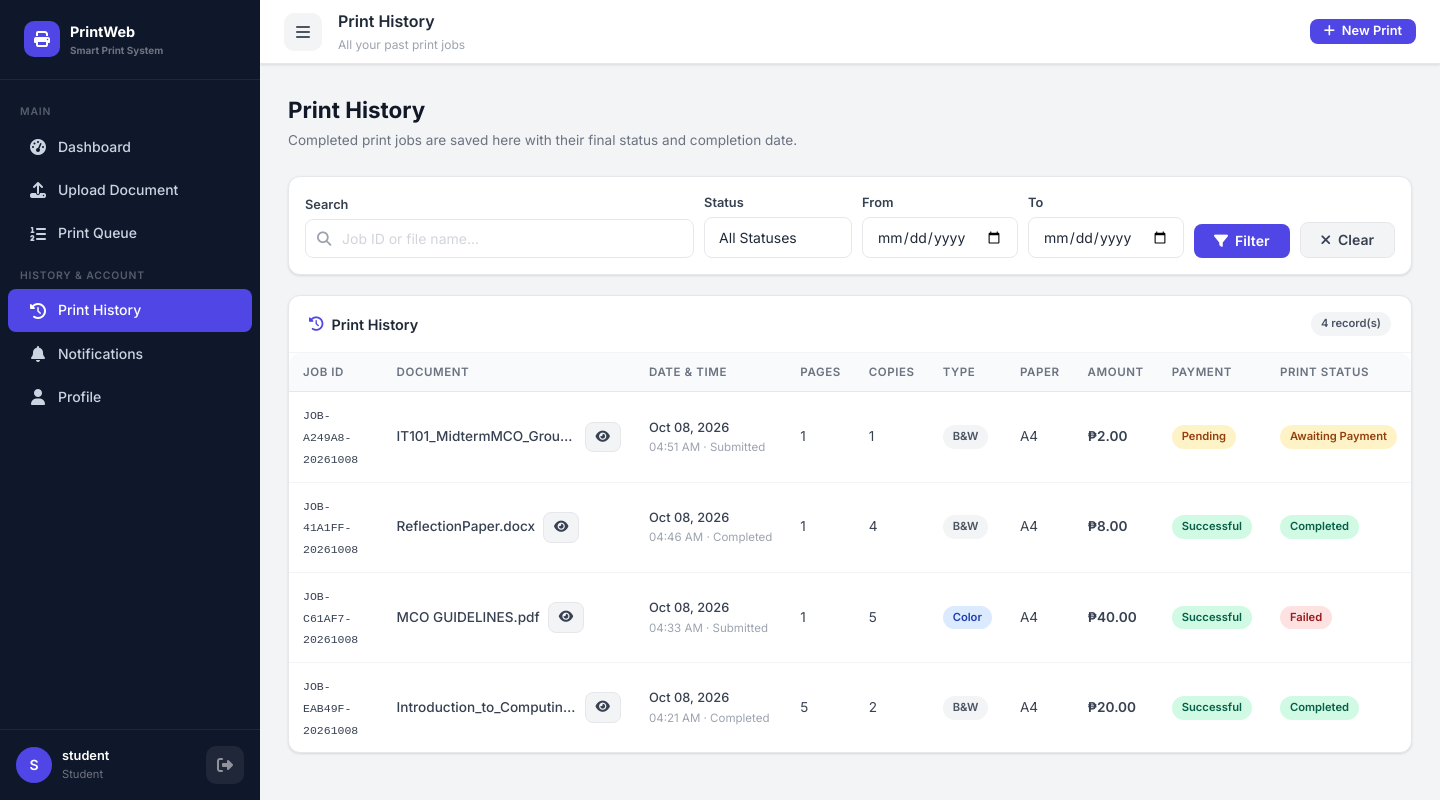
Screenshot of /user/history.php (signed in) with the database file from the repository.
### tables this page shows
CREATE TABLE `print_jobs` (
  `id` int(11) NOT NULL,
  `job_id` varchar(20) NOT NULL,
  `user_id` int(11) NOT NULL,
  `file_name` varchar(255) NOT NULL,
  `original_file_name` varchar(255) NOT NULL,
  `file_path` varchar(500) NOT NULL,
  `file_size` bigint(20) NOT NULL DEFAULT 0,
  `total_pages` int(11) NOT NULL DEFAULT 1,
  `copies` int(11) NOT NULL DEFAULT 1,
  `print_type` enum('bw','color') NOT NULL DEFAULT 'bw',
  `paper_size` enum('A4','Letter','Legal') NOT NULL DEFAULT 'A4',
  `pages_to_print` varchar(255) NOT NULL DEFAULT 'all' COMMENT 'all or page range like 1-5,7,9',
  `selected_pages_count` int(11) NOT NULL DEFAULT 0,
  `price_per_page` decimal(10,2) NOT NULL DEFAULT 0.00,
  `total_cost` decimal(10,2) NOT NULL DEFAULT 0.00,
  `payment_status` enum('pending','processing','successful','failed','cancelled') NOT NULL DEFAULT 'pending',
  `print_status` enum('draft','awaiting_payment','queued','waiting','printing','completed','failed','cancelled') NOT NULL DEFAULT 'draft',
  `printer_id` int(11) DEFAULT NULL,
  `queue_number` int(11) DEFAULT NULL,
  `current_page` int(11) NOT NULL DEFAULT 0,
  `error_message` text DEFAULT NULL,
  `notes` text DEFAULT NULL,
  `submitted_at` datetime DEFAULT NULL,
  `payment_at` datetime DEFAULT NULL,
  `queued_at` datetime DEFAULT NULL,
  `printing_started_at` datetime DEFAULT NULL,
  `completed_at` datetime DEFAULT NULL,
  `created_at` datetime NOT NULL DEFAULT current_timestamp(),
  `updated_at` datetime NOT NULL DEFAULT current_timestamp() ON UPDATE current_timestamp()
);

### user/history.php (the view, shortened to what this page needs)
<?php
require_once __DIR__ . '/../config/config.php';
require_once __DIR__ . '/../includes/functions.php';
$searchQuery   = trim($_GET['q'] ?? '');
$dateFrom      = $_GET['from'] ?? '';
$dateTo        = $_GET['to'] ?? '';
$page          = max(1, (int)($_GET['page'] ?? 1));
$perPage       = 15;
$where  = ['pj.user_id = ?'];
$params = [$_SESSION['user_id']];
$whereStr = 'WHERE ' . implode(' AND ', $where);
$countStmt = $pdo->prepare("SELECT COUNT(*) FROM print_jobs pj {$whereStr}");
$countStmt->execute($params);
$total = (int)$countStmt->fetchColumn();
$offset = ($page - 1) * $perPage;
$params[] = $perPage;
$params[] = $offset;
$stmt = $pdo->prepare("
    SELECT pj.*, p.printer_name, pay.payment_id, pay.payment_method,
           COALESCE(pj.completed_at, pj.created_at) AS history_date
    FROM print_jobs pj
    LEFT JOIN printers p ON pj.printer_id = p.id
    LEFT JOIN (
        SELECT payment.job_id, payment.payment_id, payment.payment_method
        FROM payments payment
        INNER JOIN (
            SELECT job_id, MAX(id) AS latest_id
            FROM payments
            WHERE payment_status = 'successful'
            GROUP BY job_id
        ) latest_payment ON latest_payment.latest_id = payment.id
    ) pay ON pay.job_id = pj.id
    {$whereStr}
    ORDER BY COALESCE(pj.completed_at, pj.created_at) DESC, pj.id DESC LIMIT ? OFFSET ?
");
$stmt->execute($params);
$jobs = $stmt->fetchAll();
include __DIR__ . '/../includes/header.php';
?>
<div class="app-wrapper">
<?php include __DIR__ . '/../includes/sidebar_user.php'; ?>
<div class="main-content">
    <div class="topbar">
        <button class="icon-btn" id="sidebarToggle"><i class="fas fa-bars"></i></button>
        <div class="topbar-title">Print History<small>All your past print jobs</small></div>
        <div class="topbar-actions">
            <a href="<?= BASE_URL ?>/user/upload.php" class="btn btn-primary btn-sm"><i class="fas fa-plus"></i> New Print</a>
        </div>
    </div>
    <div class="page-content">
        <div class="page-header">
            <div>
                <h1>Print History</h1>
                <p>Completed print jobs are saved here with their final status and completion date.</p>
            </div>
        </div>
        <div class="card fade-in" style="margin-bottom:20px">
            <div class="card-body" style="padding:16px">
                <form method="GET" style="display:flex;gap:10px;flex-wrap:wrap;align-items:flex-end">
                    <div style="flex:1;min-width:200px">
                        <label class="form-label" style="margin-bottom:4px">Search</label>
                        <div class="search-box" style="min-width:unset">
                            <i class="fas fa-search"></i>
                            <input type="text" name="q" class="form-control" value="<?= h($searchQuery) ?>" placeholder="Job ID or file name...">
                        </div>
                    </div>
                    <div>
                        <label class="form-label" style="margin-bottom:4px">Status</label>
                        <select name="status" class="form-select" style="width:auto">
                            <option value="">All Statuses</option>
                        </select>
                    </div>
                    <div>
                        <label class="form-label" style="margin-bottom:4px">From</label>
                        <input type="date" name="from" class="form-control" value="<?= h($dateFrom) ?>" style="width:auto">
                    </div>
                    <div>
                        <label class="form-label" style="margin-bottom:4px">To</label>
                        <input type="date" name="to" class="form-control" value="<?= h($dateTo) ?>" style="width:auto">
                    </div>
                    <button type="submit" class="btn btn-primary"><i class="fas fa-filter"></i> Filter</button>
                    <a href="<?= BASE_URL ?>/user/history.php" class="btn btn-secondary"><i class="fas fa-times"></i> Clear</a>
                </form>
            </div>
        </div>
        <div class="card fade-in">
            <div class="card-header">
                <div class="card-title"><i class="fas fa-history"></i> Print History</div>
                <span class="badge badge-secondary"><?= $total ?> record(s)</span>
            </div>
            <div class="table-wrapper">
                <?php if (empty($jobs)): ?>
                    <div class="empty-state">
                        <i class="fas fa-history"></i>
                        <h3>No print jobs found</h3>
                        <p>Your print history will appear here.</p>
                    </div>
                <?php else: ?>
                <table>
                    <thead>
                        <tr>
                            <th>Job ID</th>
                            <th>Document</th>
                            <th>Date & Time</th>
                            <th>Pages</th>
                            <th>Copies</th>
                            <th>Type</th>
                            <th>Paper</th>
                            <th>Amount</th>
                            <th>Payment</th>
                            <th>Print Status</th>
                        </tr>
                    </thead>
                    <tbody>
                        <?php foreach ($jobs as $job): ?>
                        <tr>
                            <td><code style="font-size:.72rem"><?= h($job['job_id']) ?></code></td>
                            <td>
                                <div style="display:flex;align-items:center;gap:8px;min-width:0">
                                    <div style="max-width:180px;overflow:hidden;text-overflow:ellipsis;white-space:nowrap;font-weight:500" title="<?= h($job['original_file_name']) ?>">
                                        <?= h($job['original_file_name']) ?>
                                    </div>
                                    <a class="btn btn-secondary btn-sm btn-icon document-view-link"
                                       href="<?= BASE_URL ?>/user/document.php?job=<?= (int)$job['id'] ?>"
                                       target="_blank" rel="noopener"
                                       title="View uploaded document"
                                       aria-label="View uploaded document <?= h($job['original_file_name']) ?>">
                                        <i class="fas fa-eye" aria-hidden="true"></i>
                                    </a>
                                </div>
                            </td>
                            <td style="white-space:nowrap">
                                <div style="font-size:.8rem;font-weight:500"><?= formatDateTime($job['history_date'], 'M d, Y') ?></div>
                                <div style="font-size:.72rem;color:var(--gray-400)"><?= formatDateTime($job['history_date'], 'h:i A') ?><?= $job['completed_at'] ? ' · Completed' : ' · Submitted' ?></div>
                            </td>
                            <td><?= $job['selected_pages_count'] ?></td>
                            <td><?= $job['copies'] ?></td>
                            <td>
                                <?php if ($job['print_type'] === 'color'): ?>
                                    <span class="badge badge-info">Color</span>
                                <?php else: ?>
                                    <span class="badge badge-secondary">B&W</span>
                                <?php endif; ?>
                            </td>
                            <td><?= h($job['paper_size']) ?></td>
                            <td style="font-weight:600"><?= formatCurrency((float)$job['total_cost']) ?></td>
                            <td><?= paymentStatusBadge($job['payment_status']) ?></td>
                            <td><?= printStatusBadge($job['print_status']) ?></td>
                        </tr>
                        <?php endforeach; ?>
                    </tbody>
                </table>
                <?php endif; ?>
            </div>
        </div>
    </div>
</div>
</div>
<?php include __DIR__ . '/../includes/footer.php'; ?>

### includes/functions.php (shortened to what this page needs)
<?php
require_once __DIR__ . '/../config/config.php';
function getSetting(string $key, string $default = ''): string {
    global $pdo;
    static $settingsCache = [];
    if (!isset($settingsCache[$key])) {
        $stmt = $pdo->prepare("SELECT setting_value FROM system_settings WHERE setting_key = ?");
        $stmt->execute([$key]);
        $row = $stmt->fetch();
        $settingsCache[$key] = $row ? $row['setting_value'] : $default;
    }
    return $settingsCache[$key];
}
function formatCurrency(float $amount): string {
    $symbol = getSetting('currency_symbol', '₱');
    return $symbol . number_format($amount, 2);
}
function h(string $str): string {
    return htmlspecialchars($str, ENT_QUOTES, 'UTF-8');
}
function printStatusBadge(string $status): string {
    $statuses = PRINT_STATUSES;
    $info = $statuses[$status] ?? ['label' => ucfirst($status), 'class' => 'badge-secondary'];
    return '<span class="badge ' . $info['class'] . '">' . $info['label'] . '</span>';
}
function paymentStatusBadge(string $status): string {
    $statuses = PAYMENT_STATUSES;
    $info = $statuses[$status] ?? ['label' => ucfirst($status), 'class' => 'badge-secondary'];
    return '<span class="badge ' . $info['class'] . '">' . $info['label'] . '</span>';
}
function formatDateTime(?string $datetime, string $format = 'M d, Y h:i A'): string {
    return date($format, strtotime($datetime));
}

### rows the page displays
print_jobs: job "JOB-A249A8-20261008", original_file_name "IT101_MidtermMCO_Grou…", history_date "Oct 08, 2026", history_date "04:51 AM", shows "· Submitted", selected_pages_count "1", copies "1", print_type "B&W", paper_size "A4", total_cost "₱2.00", payment_status "Pending", print_status "Awaiting Payment"
print_jobs: job "JOB-41A1FF-20261008", original_file_name "ReflectionPaper.docx", history_date "Oct 08, 2026", history_date "04:46 AM", shows "· Completed", selected_pages_count "1", copies "4", print_type "B&W", paper_size "A4", total_cost "₱8.00", payment_status "Successful", print_status "Completed"
print_jobs: job "JOB-C61AF7-20261008", original_file_name "MCO GUIDELINES.pdf", history_date "Oct 08, 2026", history_date "04:33 AM", shows "· Submitted", selected_pages_count "1", copies "5", print_type "Color", paper_size "A4", total_cost "₱40.00", payment_status "Successful", print_status "Failed"
print_jobs: job "JOB-EAB49F-20261008", original_file_name "Introduction_to_Computin…", history_date "Oct 08, 2026", history_date "04:21 AM", shows "· Completed", selected_pages_count "5", copies "2", print_type "B&W", paper_size "A4", total_cost "₱20.00", payment_status "Successful", print_status "Completed"

### other values shown
$label "Dashboard Upload Document Print Queue Print History Notifications Profile"
substr($_SESSION['user_name'] ?? 'U', 0, 1) "S"
$_SESSION['user_name'] "student"
ROLES[$_SESSION['user_role'] ?? 'student'] "Student"
$total "4"
